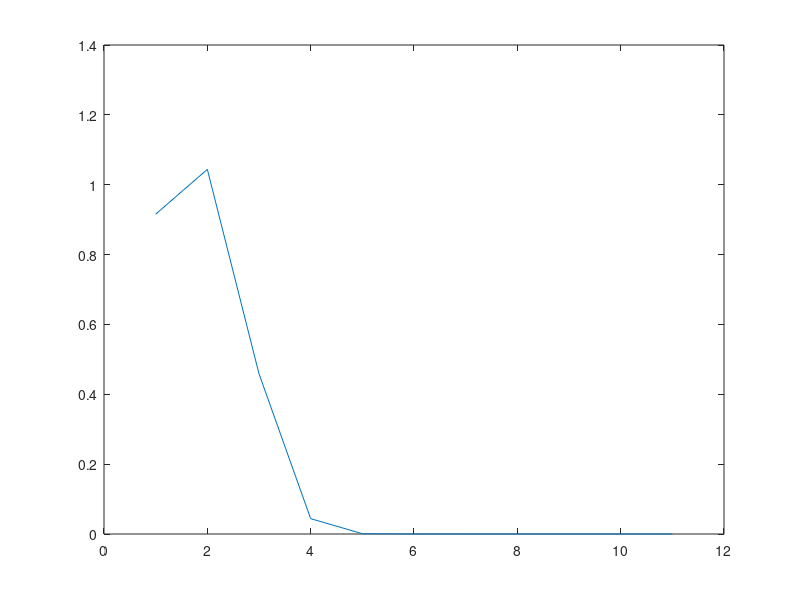
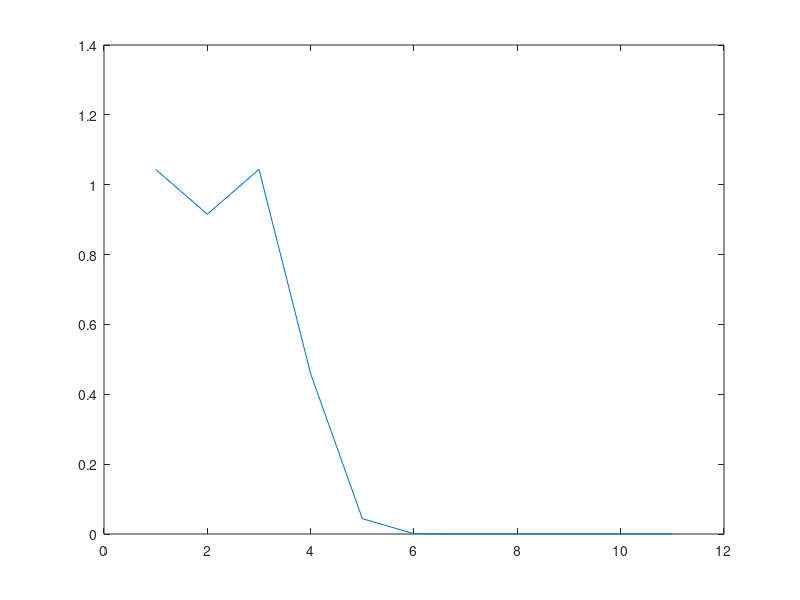
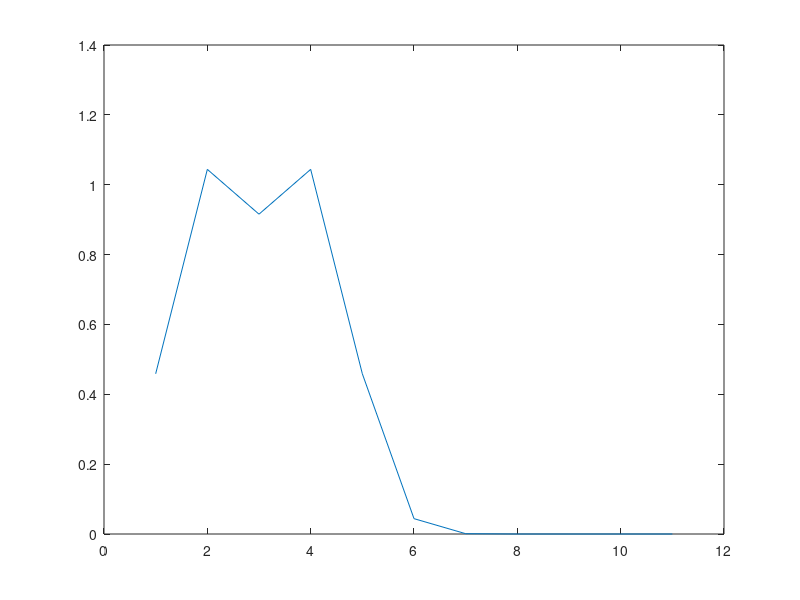
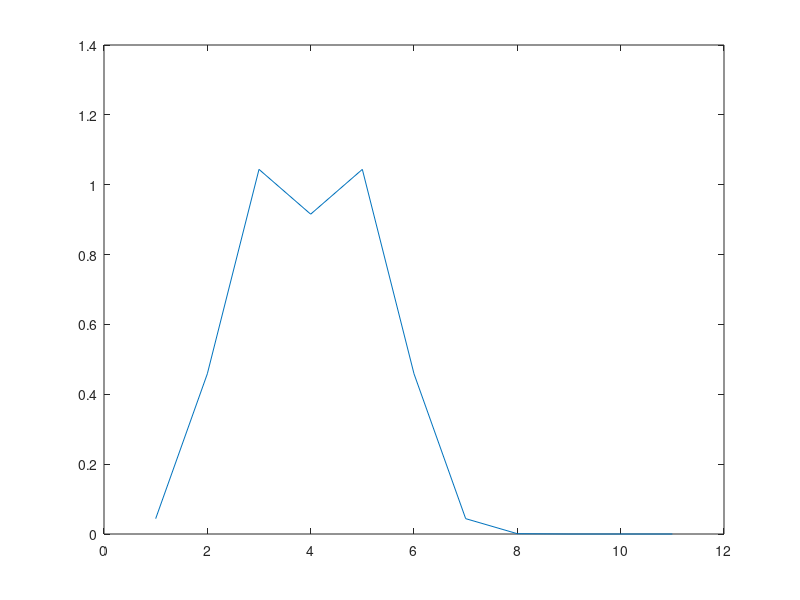

MATLAB code to generate these figures, in order:
x=1:1:11;
for i=1:11
y1=gaussmf(x, [0.8 i-1]);
y2=gaussmf(x, [0.8 i+1]);
y=y1+y2;
figure
plot(x,y)
filename = sprintf('%d', i);
%saveas(gcf,filename,'epsc')
saveas(gcf,filename,'png')
end
